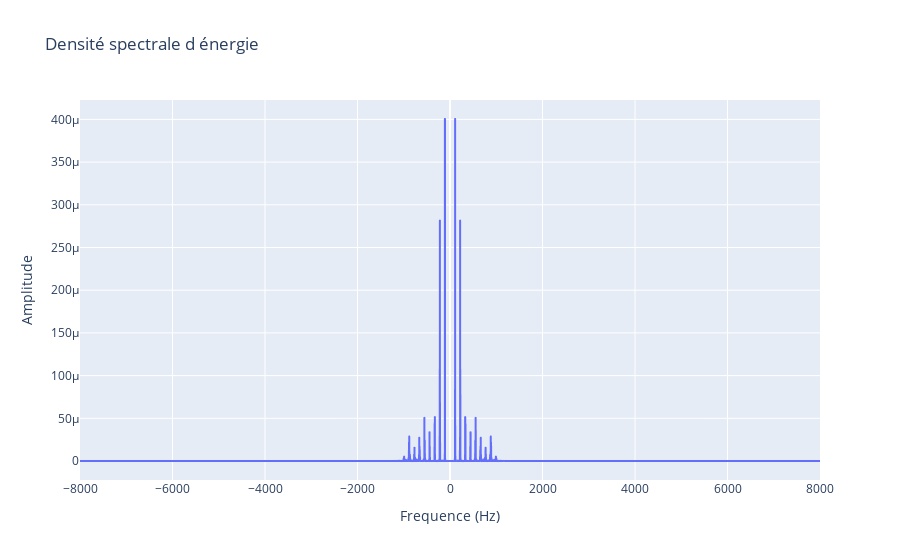

The notebook cell this image was saved under:
### Code cell
#densité spectrale d'énergie 

DSE = np.abs(Xr**2+Xi**2)

#affichage

df = pd.DataFrame({'Frequence':f,'DSE':DSE})

fig = px.line(data_frame=df, x='Frequence', y='DSE', title='Densité spectrale d énergie')

fig.update_layout(xaxis_title='Frequence (Hz)', yaxis_title='Amplitude')

fig.show()

### Figure 1 — Plotly figure (JSON) as saved in the notebook; plotly's stock layout.template omitted (floating-point values rounded to 4 significant figures; data arrays with more than 128 entries replaced by an {"elided": "..."} marker saying what was removed)
{"data": [{"hovertemplate": "Frequence=%{x}<br>DSE=%{y}<extra></extra>", "legendgroup": "", "line": {"color": "#636efa", "dash": "solid"}, "marker": {"symbol": "circle"}, "mode": "lines", "name": "", "showlegend": false, "type": "scattergl", "x": {"elided": "16000 int values"}, "xaxis": "x", "y": {"elided": "16000 float values"}, "yaxis": "y"}], "layout": {"legend": {"tracegroupgap": 0}, "title": {"text": "Densité spectrale d énergie"}, "xaxis": {"anchor": "y", "domain": [0, 1], "title": {"text": "Frequence (Hz)"}}, "yaxis": {"anchor": "x", "domain": [0, 1], "title": {"text": "Amplitude"}}}}
